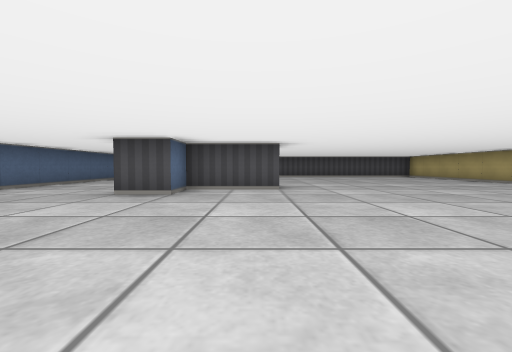
view 1 (above)

24 first-person views from a walk through a cub3D level. The camera is about half as high as the walls, tilts 2° down and sees 90° across. The floor is counted in squares. Each view is taken from the middle of a square. On the plan, view 1 faces up. The plan holds only what a view shows up to about 9 squares ahead; the rest is blank.

view 2
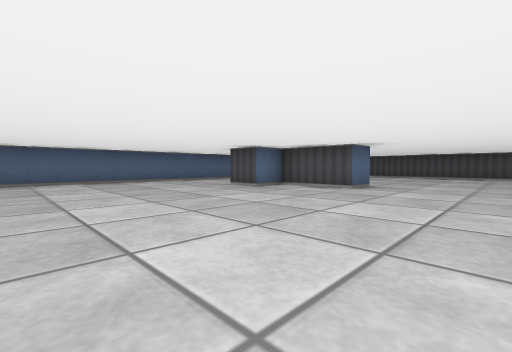

view 3
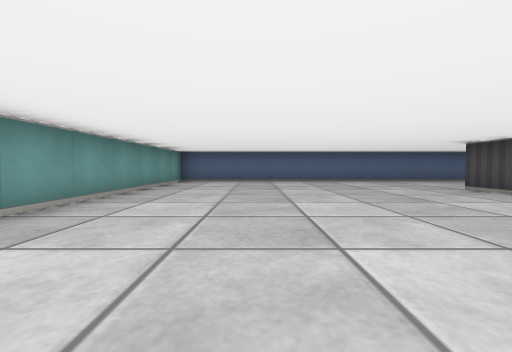

view 4
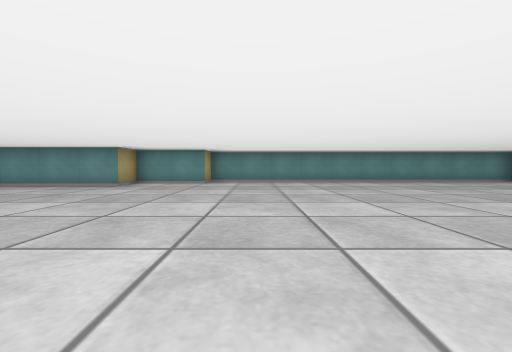

view 5
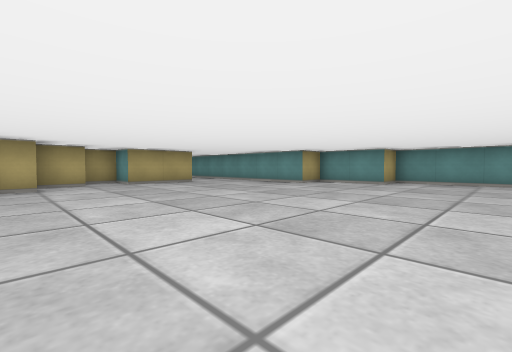

view 6
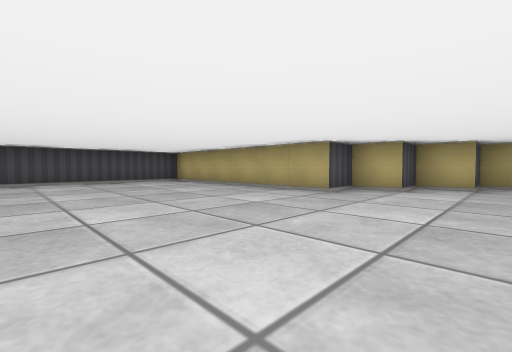

view 7
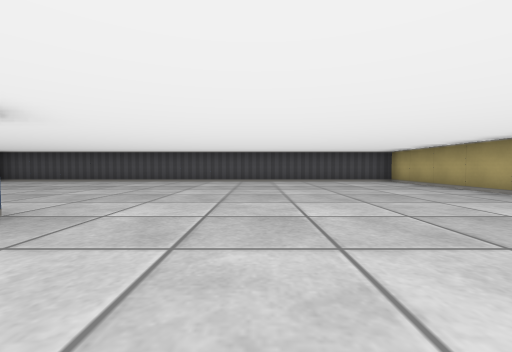

view 8
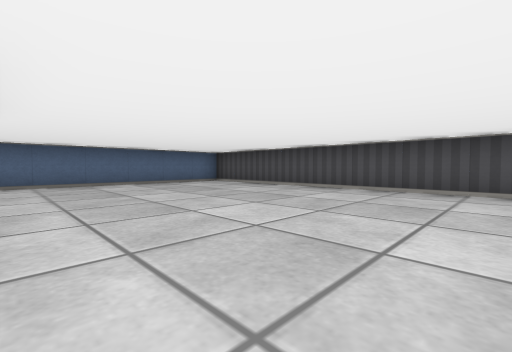

view 9
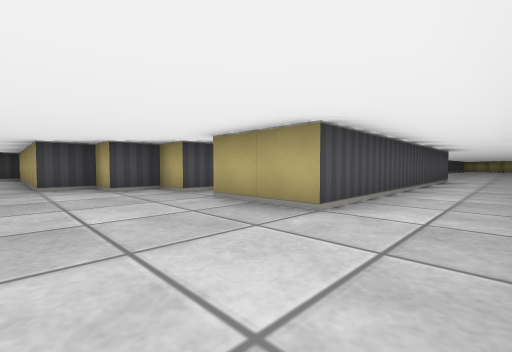

view 10
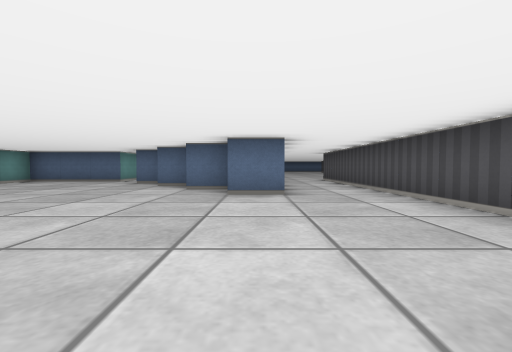

view 11
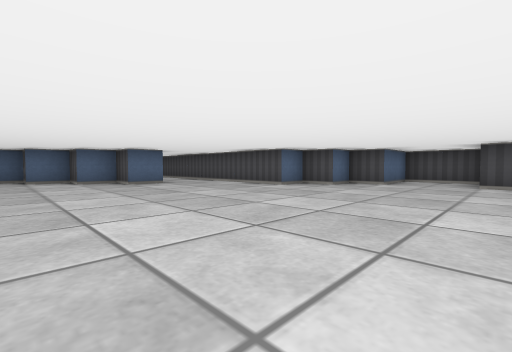

view 12
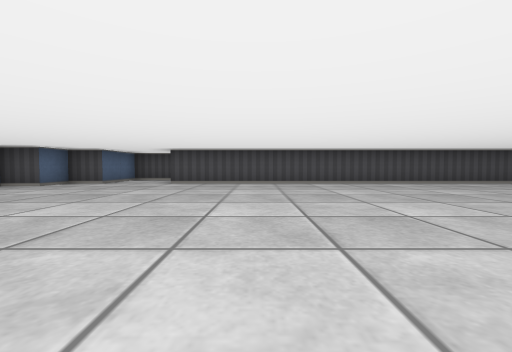

view 13
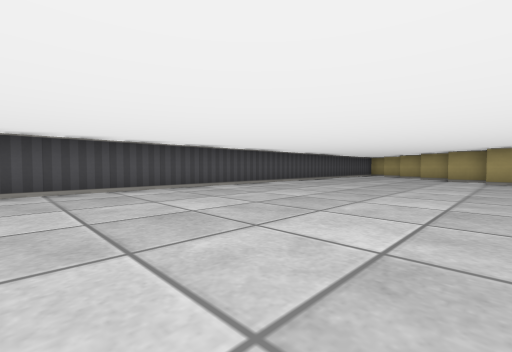

view 14
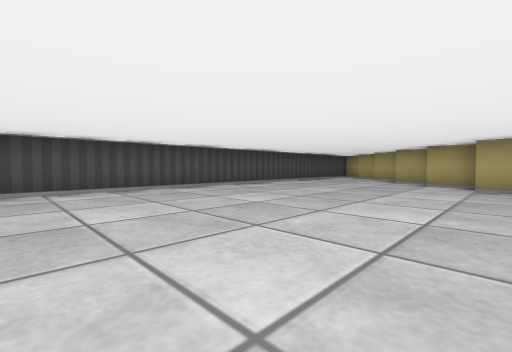

view 15
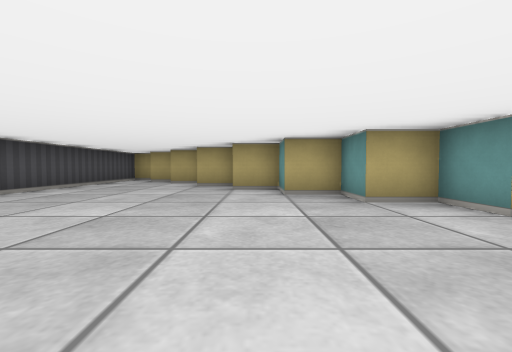

view 16
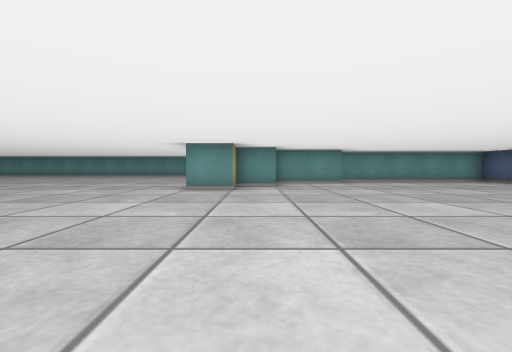

view 17
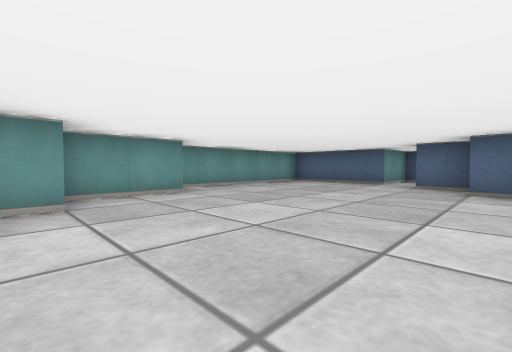

view 18
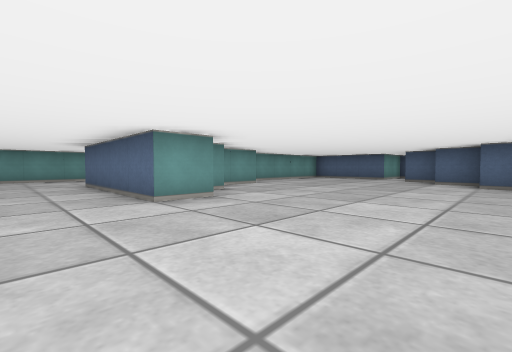

view 19
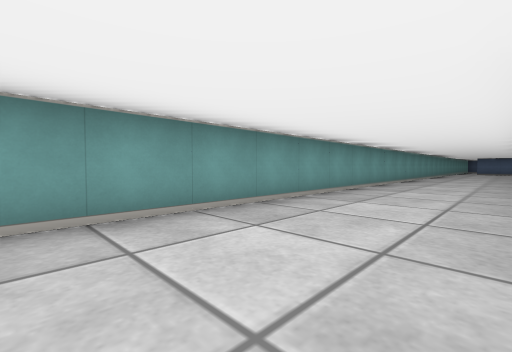

view 20
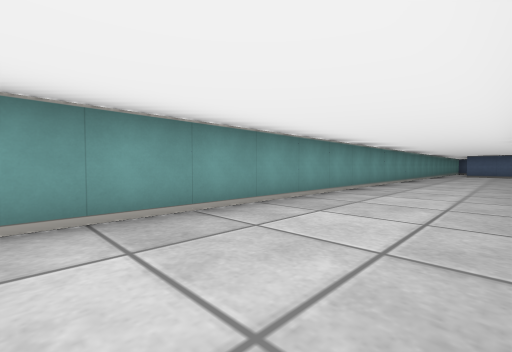

view 21
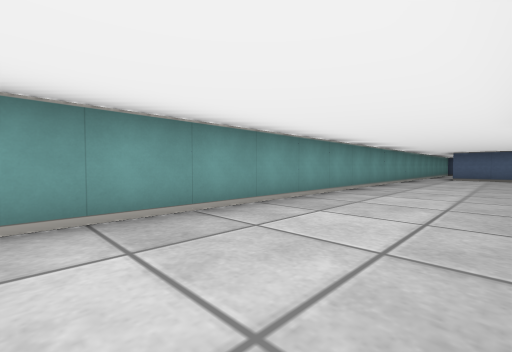

view 22
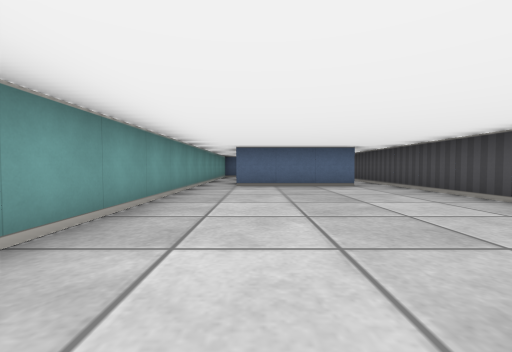

view 23
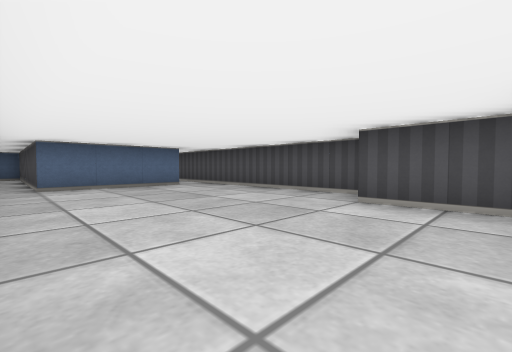

view 24
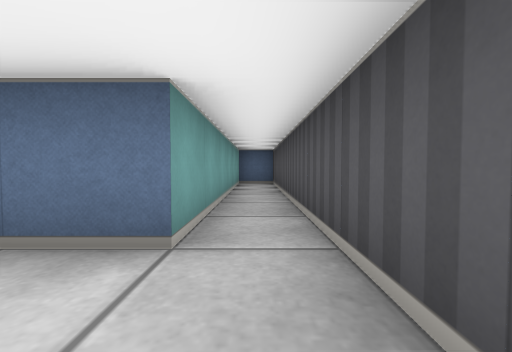

### Floor plan
Points are (right, up) in squares from view 1. A wall is a line through its corners. A room is listed if a view was taken in it or the views show most of it. See-through windows are left out.
Room 1 (views 1, 2, 3, 4, 5, 6, 7, 8, 9)
walls: (0.5, 6.5) (0.5, 5.5) (-1.5, 5.5) (-1.5, 4.5) (-2.5, 4.5); (9.5, 1.5) (9.5, 3.5) (10.5, 3.5) (10.5, 4.5) (9.5, 4.5) (9.5, 5.5) (8.5, 5.5) (8.5, 6.5) (7.5, 6.5) (7.5, 12.5) (-5.5, 12.5); (-5.5, 12.2) (-5.5, -2.5) (4.5, -2.5) (4.5, -1.5) (6.5, -1.5) (6.5, -0.5) (8.5, -0.5)
ways out: opening at (9.5, 0.5) to room 2
Room 2 (views 10, 11, 12, 13, 14, 15, 16, 17, 18, 19, 20, 21, 22, 23, 24)
walls: (17.4, -6.5) (18.5, -6.5) (18.5, -5.5) (19.5, -5.5) (19.5, -9.5); (15.4, -7.5) (17.5, -7.5); (14.5, -0.4) (14.5, -1.5) (13.5, -1.5) (13.5, -2.5) (12.5, -2.5) (12.5, -3.5) (11.5, -3.5) (11.5, -4.5); (21.4, 5.5) (19.5, 5.5) (19.5, 3.5) (18.5, 3.5) (18.5, 2.5) (17.5, 2.5) (17.5, 1.5) (9.5, 1.5); (8.4, -5.5) (10.5, -5.5) (10.5, -8.5) (15.2, -8.5); (8.5, -0.5) (9.5, -0.5); (7.1, -8.5) (5.5, -8.5); (33.5, -3.5) (34.5, -3.5) (34.5, -2.5) (35.5, -2.5) (35.5, -1.5) (36.5, -1.5) (36.5, -0.5); (5.1, -7.5) (-5.5, -7.5) (-5.5, -8.5) (0.5, -8.5) (0.5, -11.5) (-5.2, -11.5); (37.5, -0.5) (37.5, 0.5); (38.5, 0.6) (38.5, 1.5); (39.5, 1.8) (39.5, 2.5); (40, 3.5) (21.5, 3.5); (-2, -12.5) (21.1, -12.5)
ways out: opening at (9.5, 0.5) to room 1

Where each view was taken, in squares from view 1:
view 1: 0 up, 0 right, facing up
view 2: 0 up, 3 right, facing up-left
view 3: 0 up, 3 right, facing left
view 4: 6 up, 3 right, facing down
view 5: 6 up, 2 right, facing down-right
view 6: 4 up, 3 right, facing up-right
view 7: 4 up, 3 right, facing up
view 8: 7 up, 2 right, facing up-left
view 9: 0 up, 7 right, facing up-right
view 10: 1 down, 19 right, facing left
view 11: 4 down, 22 right, facing up-left
view 12: 4 down, 24 right, facing up
view 13: 2 down, 26 right, facing up-right
view 14: 2 down, 29 right, facing up-right
view 15: 1 down, 31 right, facing right
view 16: 0 up, 18 right, facing down
view 17: 3 down, 18 right, facing down-left
view 18: 2 down, 21 right, facing down-left
view 19: 10 down, 21 right, facing down-left
view 20: 10 down, 16 right, facing down-left
view 21: 10 down, 12 right, facing down-left
view 22: 11 down, 7 right, facing left
view 23: 12 down, 7 right, facing up-left
view 24: 8 down, 2 right, facing left
